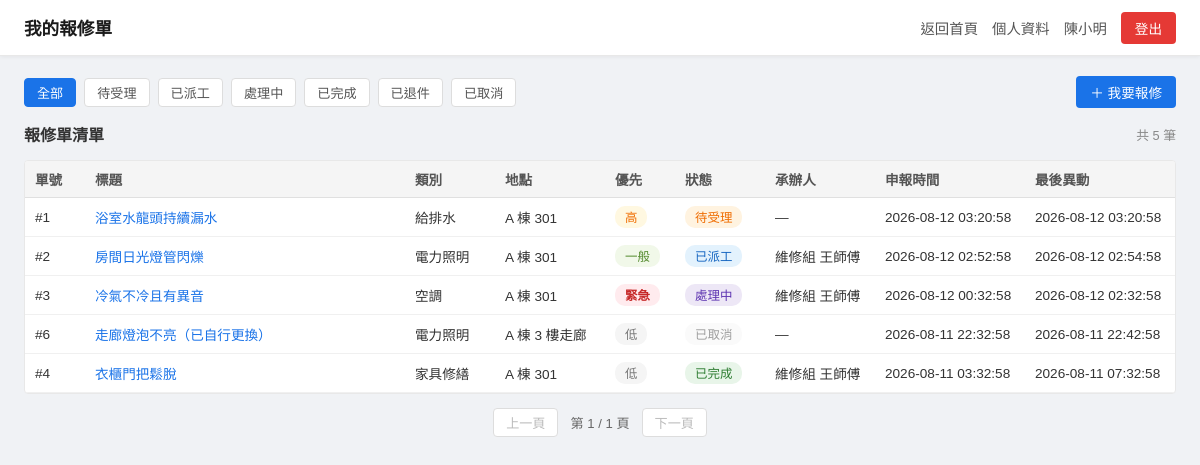
The app's page /repair/ (signed in) with its own data.
### tables this page shows
CREATE TABLE users (
            id            INTEGER PRIMARY KEY AUTOINCREMENT,
            email         TEXT    UNIQUE NOT NULL,
            hash          TEXT    NOT NULL,
            role          INTEGER NOT NULL DEFAULT 1,
            name          TEXT,
            display_name  TEXT,
            dorm_building TEXT,
            room_no       TEXT,
            phone         TEXT,
            is_active     INTEGER NOT NULL DEFAULT 1,
            is_deleted    INTEGER NOT NULL DEFAULT 0,
            created_at    TEXT    NOT NULL DEFAULT (datetime('now')),
            last_login_at TEXT
        );

CREATE TABLE repair_requests (
            id             INTEGER PRIMARY KEY AUTOINCREMENT,
            requester_id   INTEGER NOT NULL,
            title          TEXT    NOT NULL,
            category       TEXT    NOT NULL DEFAULT 'other',
            priority       TEXT    NOT NULL DEFAULT 'normal',
            dorm_building  TEXT    NOT NULL,
            room_no        TEXT    NOT NULL,
            contact_phone  TEXT,
            request_status TEXT    NOT NULL DEFAULT 'pending',
            assigned_to    INTEGER,
            assigned_at    TEXT,
            started_at     TEXT,
            closed_at      TEXT,
            created_at     TEXT    NOT NULL DEFAULT (datetime('now')),
            updated_at     TEXT    NOT NULL DEFAULT (datetime('now')),
            is_deleted     INTEGER NOT NULL DEFAULT 0
        );

### blueprints/repair/__init__.py (the view)
@repair_bp.route('/', strict_slashes=False)
@login_required
def index():
    user = _current_user()
    if not _is_usable(user):
        session.clear()
        return redirect(url_for('auth.login_page'))
    status = request.args.get('status', 'all')
    if status != 'all' and status not in db.REQUEST_STATUSES:
        status = 'all'
    page = request.args.get('page', 1, type=int) or 1
    requests, total = db.list_my_requests(user['id'], page, _PAGE_SIZE, status)
    total_pages     = max(1, (total + _PAGE_SIZE - 1) // _PAGE_SIZE)
    return render_template(
        'repair/index.html',
        user=user,
        requests=requests,
        total=total,
        page=page,
        total_pages=total_pages,
        status=status,
        status_labels=STATUS_LABELS,
        category_labels=CATEGORY_LABELS,
        priority_labels=PRIORITY_LABELS,
    )

### blueprints/repair/__init__.py (called while the page is built)
def _current_user():
    return db.find_user_by_id(session['user_id'])

### db/connection.py (called while the page is built)
def _get_conn():
    from db import DB_PATH
    conn = sqlite3.connect(DB_PATH)
    conn.row_factory = sqlite3.Row
    conn.execute("PRAGMA journal_mode=WAL")
    return conn

### db/repair.py (called while the page is built)
def list_my_requests(user_id, page, page_size, status='all'):
    where  = ['r.is_deleted = 0', 'r.requester_id = ?']
    params = [user_id]
    if status in REQUEST_STATUSES:
        where.append('r.request_status = ?')
        params.append(status)
    clause = ' WHERE ' + ' AND '.join(where)
    offset = (page - 1) * page_size
    conn  = _get_conn()
    total = conn.execute(
        f'SELECT COUNT(*) {_LIST_JOINS}{clause}', params
    ).fetchone()[0]
    items = conn.execute(
        f'SELECT {_LIST_COLUMNS} {_LIST_JOINS}{clause}'
        ' ORDER BY r.updated_at DESC, r.id DESC LIMIT ? OFFSET ?',
        params + [page_size, offset]
    ).fetchall()
    conn.close()
    return items, total

### db/users.py (called while the page is built)
def find_user_by_id(user_id):
    conn = _get_conn()
    row = conn.execute(
        'SELECT id, email, role, name, display_name, dorm_building, room_no, phone,'
        ' is_active, is_deleted, created_at, last_login_at FROM users WHERE id = ?',
        (user_id,)
    ).fetchone()
    conn.close()
    return row

### utils.py (called while the page is built)
def _is_usable(user):
    return user and user['is_active'] and not user['is_deleted']

def login_required(f):
    @wraps(f)
    def decorated(*args, **kwargs):
        if 'user_id' not in session:
            return redirect(url_for('auth.login_page'))
        return f(*args, **kwargs)
    return decorated

### templates/repair/index.html (shortened to what this page needs)
{% extends "base.html" %}
{% block head %}
<link rel="stylesheet" href="{{ url_for('static', filename='repair.css') }}">
{% endblock %}
{% block body %}
<div class="repair-layout">
  <div class="repair-topbar">
    <span class="repair-topbar-title">我的報修單</span>
    <div class="repair-topbar-nav">
      <a href="{{ url_for('hub.home') }}" class="repair-nav-link">返回首頁</a>
      <a href="{{ url_for('profile.dashboard') }}" class="repair-nav-link">個人資料</a>
      <span class="repair-nav-user">{{ user['name'] or user['display_name'] or user['email'] }}</span>
      <a href="{{ url_for('auth.logout') }}" class="repair-btn repair-btn-danger">登出</a>
    </div>
  </div>
  <div class="repair-main">
    <div class="repair-filter-bar">
      <div class="repair-filter-links">
        <a href="{{ url_for('repair.index', status='all') }}"
           class="repair-filter-link {{ 'repair-filter-active' if status == 'all' }}">全部</a>
        {% for key, label in status_labels.items() %}
          <a href="{{ url_for('repair.index', status=key) }}"
             class="repair-filter-link {{ 'repair-filter-active' if status == key }}">{{ label }}</a>
        {% endfor %}
      </div>
      <a href="{{ url_for('repair.new_request') }}"
         class="repair-btn repair-btn-primary">＋ 我要報修</a>
    </div>
    <div class="repair-panel-header">
      <span class="repair-panel-title">報修單清單</span>
      <span class="repair-total">共 {{ total }} 筆</span>
    </div>
    <div class="repair-table-wrap">
      <table class="repair-table">
        <thead>
          <tr>
            <th class="col-id">單號</th>
            <th class="col-title">標題</th>
            <th class="col-cat">類別</th>
            <th class="col-loc">地點</th>
            <th class="col-pri">優先</th>
            <th class="col-status">狀態</th>
            <th class="col-name">承辦人</th>
            <th class="col-time">申報時間</th>
            <th class="col-time">最後異動</th>
          </tr>
        </thead>
        <tbody>
          {% for r in requests %}
            <tr>
              <td>#{{ r['id'] }}</td>
              <td>
                <a href="{{ url_for('repair.detail', request_id=r['id']) }}"
                   class="repair-title-link">{{ r['title'] }}</a>
              </td>
              <td>{{ category_labels[r['category']] }}</td>
              <td>{{ r['dorm_building'] }} {{ r['room_no'] }}</td>
              <td>
                <span class="repair-badge repair-pri-{{ r['priority'] }}">
                  {{ priority_labels[r['priority']] }}
                </span>
              </td>
              <td>
                <span class="repair-badge repair-status-{{ r['request_status'] }}">
                  {{ status_labels[r['request_status']] }}
                </span>
              </td>
              <td>{{ r['assignee_display'] or '—' }}</td>
              <td>{{ r['created_at'] }}</td>
              <td>{{ r['updated_at'] }}</td>
            </tr>
          {% endfor %}
        </tbody>
      </table>
    </div>
    <div class="repair-pagination">
      {% if page > 1 %}
        <a href="{{ url_for('repair.index', status=status, page=page-1) }}"
           class="repair-page-btn">上一頁</a>
      {% else %}
        <span class="repair-page-btn repair-page-disabled">上一頁</span>
      {% endif %}
      <span class="repair-page-info">第 {{ page }} / {{ total_pages }} 頁</span>
      {% if page < total_pages %}
        <a href="{{ url_for('repair.index', status=status, page=page+1) }}"
           class="repair-page-btn">下一頁</a>
      {% else %}
        <span class="repair-page-btn repair-page-disabled">下一頁</span>
      {% endif %}
    </div>
  </div>
</div>
{% endblock %}

### templates/base.html (shortened to what this page needs)
<!doctype html>
<html lang="zh-TW">
<head>
  <link rel="stylesheet" href="{{ url_for('static', filename='common.css') }}">
  <link rel="stylesheet" href="{{ url_for('static', filename='login.css') }}">
  {% block head %}{% endblock %}
</head>
<body>
  {% block body %}{% endblock %}
</body>
</html>

### static/common.css (style rules this page uses)
:root { --btn-primary-bg: #1a73e8; --btn-primary-hover: #1557b0; --btn-secondary-bg: #f0f0f0; --btn-secondary-color: #333; --btn-secondary-hover: #e0e0e0; --btn-danger-bg: #e53935; --btn-danger-hover: #c62828; --btn-action-bg: #f5f5f5; --btn-action-border: #ccc; --btn-action-color: #333; --btn-action-hover: #e8e8e8; --btn-action-danger-border: #e57373; --btn-action-danger-bg: #fff; --btn-action-danger-color: #c62828; --btn-action-danger-hover: #ffebee; }

### static/login.css (style rules this page uses)
* { box-sizing: border-box; margin: 0; padding: 0; }
body { font-family: Arial, sans-serif; background-color: #f0f2f5; display: flex; justify-content: center; align-items: center; min-height: 100vh; }

### static/repair.css (style rules this page uses)
body { display: block; background-color: #f0f2f5; font-family: Arial, sans-serif; min-height: 100vh; margin: 0; }
.repair-layout { display: flex; flex-direction: column; min-height: 100vh; }
.repair-topbar { background: #fff; border-bottom: 1px solid #e8e8e8; padding: 0 24px; height: 56px; display: flex; align-items: center; justify-content: space-between; box-shadow: 0 1px 4px rgba(0, 0, 0, 0.06); flex-shrink: 0; }
.repair-topbar-title { font-size: 1.1rem; font-weight: bold; color: #1a1a1a; }
.repair-topbar-nav { display: flex; align-items: center; gap: 14px; font-size: 0.9rem; }
.repair-nav-link { color: #555; text-decoration: none; }
.repair-nav-user { color: #555; }
.repair-btn { padding: 6px 14px; font-size: 0.85rem; border-radius: 4px; text-decoration: none; border: none; cursor: pointer; display: inline-block; transition: background-color 0.2s; font-family: inherit; }
.repair-btn-primary { background-color: var(--btn-primary-bg); color: #fff; }
.repair-btn-danger { background-color: var(--btn-danger-bg); color: #fff; }
.repair-main { flex: 1; padding: 20px 24px; }
.repair-panel-header { display: flex; align-items: center; justify-content: space-between; margin-bottom: 14px; gap: 12px; }
.repair-panel-title { font-size: 1rem; font-weight: bold; color: #333; }
.repair-total { font-size: 0.8rem; color: #888; flex-shrink: 0; }
.repair-filter-bar { display: flex; align-items: center; justify-content: space-between; gap: 16px; margin-bottom: 14px; flex-wrap: wrap; }
.repair-filter-links { display: flex; gap: 8px; flex-wrap: wrap; }
.repair-filter-link { padding: 4px 12px; font-size: 0.82rem; border-radius: 4px; text-decoration: none; background: #fff; color: #555; border: 1px solid #ddd; transition: background-color 0.2s; }
.repair-filter-active { background-color: var(--btn-primary-bg); color: #fff; border-color: var(--btn-primary-bg); }
.repair-table-wrap { background: #fff; border: 1px solid #e8e8e8; border-radius: 4px; overflow-x: auto; }
.repair-table { width: 100%; border-collapse: collapse; font-size: 0.85rem; }
.repair-table th { background: #f5f5f5; color: #555; font-weight: bold; padding: 8px 10px; text-align: left; border-bottom: 1px solid #e0e0e0; white-space: nowrap; }
.repair-table td { padding: 8px 10px; border-bottom: 1px solid #f0f0f0; color: #333; vertical-align: middle; }
.repair-title-link { color: #1a73e8; text-decoration: none; }
.col-id { width: 60px; }
.col-title { min-width: 180px; }
.col-cat { width: 90px; white-space: nowrap; }
.col-loc { width: 110px; white-space: nowrap; }
.col-name { width: 110px; }
.col-pri { width: 70px; }
.col-status { width: 90px; }
.col-time { width: 150px; white-space: nowrap; }
.repair-badge { display: inline-block; padding: 2px 10px; font-size: 0.78rem; border-radius: 10px; white-space: nowrap; }
.repair-status-pending { background: #fff3e0; color: #ef6c00; }
.repair-status-assigned { background: #e3f2fd; color: #1565c0; }
.repair-status-in_progress { background: #ede7f6; color: #5e35b1; }
.repair-status-completed { background: #e8f5e9; color: #2e7d32; }
.repair-status-cancelled { background: #fafafa; color: #9e9e9e; }
.repair-pri-low { background: #f5f5f5; color: #757575; }
.repair-pri-normal { background: #f1f8e9; color: #558b2f; }
.repair-pri-high { background: #fff8e1; color: #ef6c00; }
.repair-pri-urgent { background: #ffebee; color: #c62828; font-weight: bold; }
.repair-pagination { display: flex; align-items: center; justify-content: center; gap: 12px; padding: 14px 0 0; }
.repair-page-btn { padding: 4px 12px; font-size: 0.82rem; border-radius: 4px; text-decoration: none; background: #fff; color: #333; border: 1px solid #ddd; transition: background-color 0.2s; }
.repair-page-disabled { color: #bbb; cursor: not-allowed; }
.repair-page-info { font-size: 0.82rem; color: #666; }

### records on screen
users: name "陳小明"
repair_requests: id "1", title "浴室水龍頭持續漏水", category "給排水", dorm_building "A 棟", room_no "301", priority "高", request_status "待受理", r "—", created_at "2026-08-12 03:20:58", updated_at "2026-08-12 03:20:58"
repair_requests: id "2", title "房間日光燈管閃爍", category "電力照明", dorm_building "A 棟", room_no "301", priority "一般", request_status "已派工", r "維修組 王師傅", created_at "2026-08-12 02:52:58", updated_at "2026-08-12 02:54:58"
repair_requests: id "3", title "冷氣不冷且有異音", category "空調", dorm_building "A 棟", room_no "301", priority "緊急", request_status "處理中", r "維修組 王師傅", created_at "2026-08-12 00:32:58", updated_at "2026-08-12 02:32:58"
repair_requests: id "6", title "走廊燈泡不亮（已自行更換）", category "電力照明", dorm_building "A 棟", room_no "3 樓走廊", priority "低", request_status "已取消", r "—", created_at "2026-08-11 22:32:58", updated_at "2026-08-11 22:42:58"
repair_requests: id "4", title "衣櫃門把鬆脫", category "家具修繕", dorm_building "A 棟", room_no "301", priority "低", request_status "已完成", r "維修組 王師傅", created_at "2026-08-11 03:32:58", updated_at "2026-08-11 07:32:58"

### other values on screen
{{ label }} "待受理" "已派工" "處理中" "已完成" "已退件" "已取消"
{{ total }} "5"
{{ page }} "1"
{{ total_pages }} "1"
